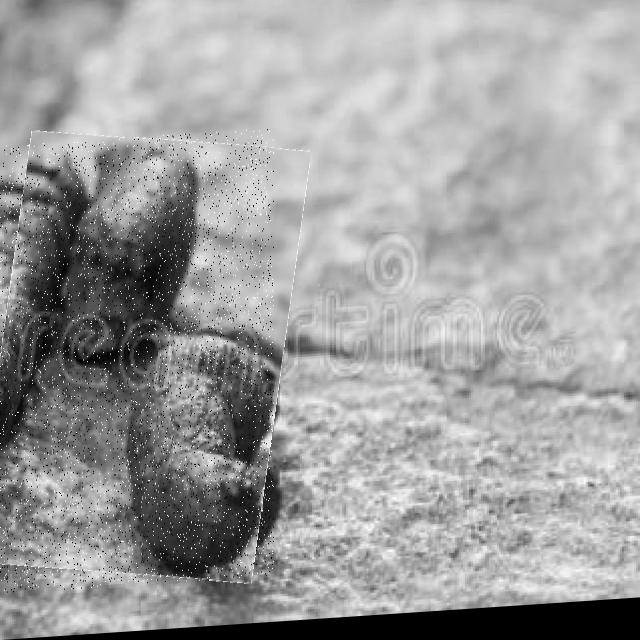
#> input picture PycharmProjects/pythonProject/day13/111.png.jpg, 640 x 640 px
$ python aa.py
#> lines starting #> are read from the running program, lines starting #| are printed output that depends on the picture
import cv2
import numpy as np

# 读取灰度图片
gray_image = cv2.imread('111.png.jpg', cv2.IMREAD_GRAYSCALE)
#> gray_image is the input picture: shape (640, 640); min 0, max 255, mean 158.2

# 应用伪彩色映射
color_image = cv2.applyColorMap(gray_image, cv2.COLORMAP_JET)
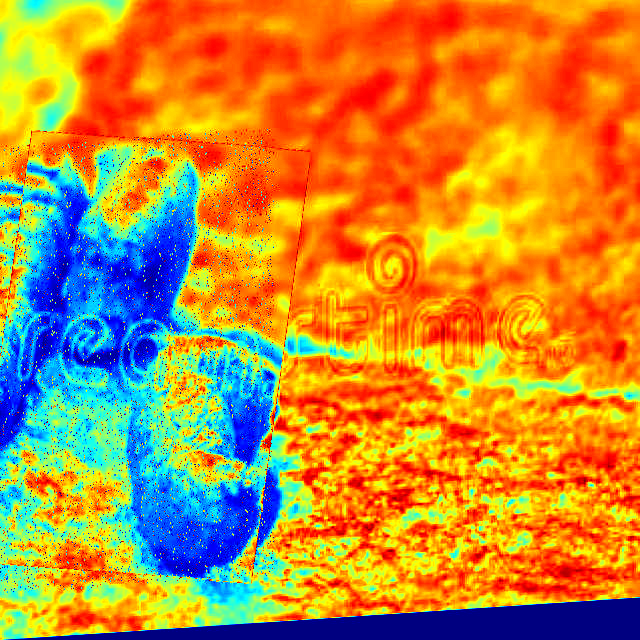
#> color_image: shape (640, 640, 3); mean B, G, R 53.9, 139.7, 195.6

# 保存彩色图片
cv2.imwrite('color_image.png', color_image)

# 显示图片
cv2.imshow('Color Image', color_image)
cv2.waitKey(0)
cv2.destroyAllWindows()
